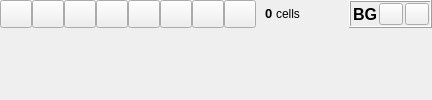
                 <widget class="QWidget" name="widget_2" native="true">
                  <property name="sizePolicy">
                   <sizepolicy hsizetype="Expanding" vsizetype="Preferred">
                    <horstretch>0</horstretch>
                    <verstretch>0</verstretch>
                   </sizepolicy>
                  </property>
                  <layout class="QVBoxLayout" name="verticalLayout">
                   <property name="spacing">
                    <number>0</number>
                   </property>
                   <property name="leftMargin">
                    <number>0</number>
                   </property>
                   <property name="topMargin">
                    <number>0</number>
                   </property>
                   <property name="rightMargin">
                    <number>0</number>
                   </property>
                   <property name="bottomMargin">
                    <number>0</number>
                   </property>
                   <item>
                    <widget class="QWidget" name="toolbar" native="true">
                     <property name="sizePolicy">
                      <sizepolicy hsizetype="Expanding" vsizetype="Minimum">
                       <horstretch>0</horstretch>
                       <verstretch>0</verstretch>
                      </sizepolicy>
                     </property>
                     <layout class="QHBoxLayout" name="horizontalLayout">
                      <property name="spacing">
                       <number>0</number>
                      </property>
                      <property name="leftMargin">
                       <number>0</number>
                      </property>
                      <property name="topMargin">
                       <number>0</number>
                      </property>
                      <property name="rightMargin">
                       <number>0</number>
                      </property>
                      <property name="bottomMargin">
                       <number>0</number>
                      </property>
                      <item>
                       <widget class="FlatPushButton" name="axis">
                        <property name="maximumSize">
                         <size>
                          <width>32</width>
                          <height>32</height>
                         </size>
                        </property>
                        <property name="toolTip">
                         <string> Set the axis direction based on the origin</string>
                        </property>
                        <property name="icon">
                         <iconset resource="../../../resource.qrc">
                          <normaloff>:/graphicsIcons/originAxes</normaloff>:/graphicsIcons/originAxes</iconset>
                        </property>
                        <property name="iconSize">
                         <size>
                          <width>22</width>
                          <height>22</height>
                         </size>
                        </property>
                        <property name="checkable">
                         <bool>true</bool>
                        </property>
                        <property name="checked">
                         <bool>false</bool>
                        </property>
                       </widget>
                      </item>
                      <item>
                       <widget class="FlatPushButton" name="cubeAxis">
                        <property name="maximumSize">
                         <size>
                          <width>32</width>
                          <height>32</height>
                         </size>
                        </property>
                        <property name="toolTip">
                         <string> Display x,y and z axis coordinates</string>
                        </property>
                        <property name="icon">
                         <iconset resource="../../../resource.qrc">
                          <normaloff>:/graphicsIcons/ruler.svg</normaloff>:/graphicsIcons/ruler.svg</iconset>
                        </property>
                        <property name="iconSize">
                         <size>
                          <width>24</width>
                          <height>24</height>
                         </size>
                        </property>
                        <property name="checkable">
                         <bool>true</bool>
                        </property>
                       </widget>
                      </item>
                      <item>
                       <widget class="FlatPushButton" name="ruler">
                        <property name="maximumSize">
                         <size>
                          <width>32</width>
                          <height>32</height>
                         </size>
                        </property>
                        <property name="toolTip">
                         <string>Ruler</string>
                        </property>
                        <property name="icon">
                         <iconset resource="../../../resource.qrc">
                          <normaloff>:/graphicsIcons/distance.svg</normaloff>:/graphicsIcons/distance.svg</iconset>
                        </property>
                        <property name="iconSize">
                         <size>
                          <width>24</width>
                          <height>24</height>
                         </size>
                        </property>
                        <property name="checkable">
                         <bool>true</bool>
                        </property>
                       </widget>
                      </item>
                      <item>
                       <widget class="FlatPushButton" name="perspective">
                        <property name="maximumSize">
                         <size>
                          <width>32</width>
                          <height>32</height>
                         </size>
                        </property>
                        <property name="toolTip">
                         <string> Toggle between Perspective and Orthogonal views</string>
                        </property>
                        <property name="icon">
                         <iconset resource="../../../resource.qrc">
                          <normaloff>:/graphicsIcons/2d-label-icon.svg</normaloff>:/graphicsIcons/2d-label-icon.svg</iconset>
                        </property>
                        <property name="iconSize">
                         <size>
                          <width>24</width>
                          <height>24</height>
                         </size>
                        </property>
                        <property name="checkable">
                         <bool>true</bool>
                        </property>
                       </widget>
                      </item>
                      <item>
                       <widget class="FlatPushButton" name="fit">
                        <property name="maximumSize">
                         <size>
                          <width>32</width>
                          <height>32</height>
                         </size>
                        </property>
                        <property name="toolTip">
                         <string> Show the entire model in the windows to fit the view</string>
                        </property>
                        <property name="icon">
                         <iconset resource="../../../resource.qrc">
                          <normaloff>:/icons/expand.svg</normaloff>:/icons/expand.svg</iconset>
                        </property>
                        <property name="iconSize">
                         <size>
                          <width>24</width>
                          <height>24</height>
                         </size>
                        </property>
                       </widget>
                      </item>
                      <item>
                       <widget class="FlatPushButton" name="alignAxis">
                        <property name="maximumSize">
                         <size>
                          <width>32</width>
                          <height>32</height>
                         </size>
                        </property>
                        <property name="toolTip">
                         <string> View the model from cross-section of the closest-axis, aligning with current state</string>
                        </property>
                        <property name="icon">
                         <iconset resource="../../../resource.qrc">
                          <normaloff>:/graphicsIcons/alignAxis.svg</normaloff>:/graphicsIcons/alignAxis.svg</iconset>
                        </property>
                        <property name="iconSize">
                         <size>
                          <width>24</width>
                          <height>24</height>
                         </size>
                        </property>
                       </widget>
                      </item>
                      <item>
                       <widget class="FlatPushButton" name="rotate">
                        <property name="maximumSize">
                         <size>
                          <width>32</width>
                          <height>32</height>
                         </size>
                        </property>
                        <property name="toolTip">
                         <string> Rotate the model by 90 degrees</string>
                        </property>
                        <property name="icon">
                         <iconset resource="../../../resource.qrc">
                          <normaloff>:/icons/reload.svg</normaloff>:/icons/reload.svg</iconset>
                        </property>
                        <property name="iconSize">
                         <size>
                          <width>24</width>
                          <height>24</height>
                         </size>
                        </property>
                       </widget>
                      </item>
                      <item>
                       <widget class="FlatPushButton" name="rotationCenter">
                        <property name="maximumSize">
                         <size>
                          <width>32</width>
                          <height>32</height>
                         </size>
                        </property>
                        <property name="toolTip">
                         <string>Rotation Center</string>
                        </property>
                        <property name="icon">
                         <iconset resource="../../../resource.qrc">
                          <normaloff>:/graphicsIcons/rotationCenter</normaloff>:/graphicsIcons/rotationCenter</iconset>
                        </property>
                        <property name="iconSize">
                         <size>
                          <width>24</width>
                          <height>24</height>
                         </size>
                        </property>
                        <property name="checkable">
                         <bool>true</bool>
                        </property>
                       </widget>
                      </item>
                      <item>
                       <widget class="QWidget" name="widget_17" native="true">
                        <layout class="QHBoxLayout" name="horizontalLayout_24">
                         <property name="spacing">
                          <number>3</number>
                         </property>
                         <property name="topMargin">
                          <number>0</number>
                         </property>
                         <property name="bottomMargin">
                          <number>0</number>
                         </property>
                         <item>
                          <widget class="QLabel" name="cellCount">
                           <property name="sizePolicy">
                            <sizepolicy hsizetype="Preferred" vsizetype="Fixed">
                             <horstretch>0</horstretch>
                             <verstretch>0</verstretch>
                            </sizepolicy>
                           </property>
                           <property name="font">
                            <font>
                             <pointsize>10</pointsize>
                             <bold>true</bold>
                            </font>
                           </property>
                           <property name="frameShape">
                            <enum>QFrame::Shape::NoFrame</enum>
                           </property>
                           <property name="text">
                            <string>0</string>
                           </property>
                          </widget>
                         </item>
                         <item>
                          <widget class="QLabel" name="label_62">
                           <property name="text">
                            <string>cells</string>
                           </property>
                          </widget>
                         </item>
                        </layout>
                       </widget>
                      </item>
                      <item>
                       <spacer name="horizontalSpacer">
                        <property name="orientation">
                         <enum>Qt::Orientation::Horizontal</enum>
                        </property>
                        <property name="sizeHint" stdset="0">
                         <size>
                          <width>40</width>
                          <height>20</height>
                         </size>
                        </property>
                       </spacer>
                      </item>
                      <item>
                       <widget class="QFrame" name="frame_2">
                        <property name="frameShape">
                         <enum>QFrame::Shape::Box</enum>
                        </property>
                        <property name="frameShadow">
                         <enum>QFrame::Shadow::Raised</enum>
                        </property>
                        <layout class="QHBoxLayout" name="horizontalLayout_27">
                         <property name="spacing">
                          <number>2</number>
                         </property>
                         <property name="leftMargin">
                          <number>2</number>
                         </property>
                         <property name="topMargin">
                          <number>1</number>
                         </property>
                         <property name="rightMargin">
                          <number>1</number>
                         </property>
                         <property name="bottomMargin">
                          <number>1</number>
                         </property>
                         <item>
                          <widget class="QLabel" name="label_64">
                           <property name="font">
                            <font>
                             <pointsize>12</pointsize>
                             <bold>true</bold>
                            </font>
                           </property>
                           <property name="text">
                            <string>BG</string>
                           </property>
                          </widget>
                         </item>
                         <item>
                          <widget class="QPushButton" name="bg2">
                           <property name="maximumSize">
                            <size>
                             <width>24</width>
                             <height>24</height>
                            </size>
                           </property>
                           <property name="text">
                            <string/>
                           </property>
                          </widget>
                         </item>
                         <item>
                          <widget class="QPushButton" name="bg1">
                           <property name="maximumSize">
                            <size>
                             <width>24</width>
                             <height>24</height>
                            </size>
                           </property>
                           <property name="text">
                            <string/>
                           </property>
                          </widget>
                         </item>
                        </layout>
                       </widget>
                      </item>
                     </layout>
                    </widget>
                   </item>
                   <item>
                    <widget class="RenderingWidget" name="renderingView" native="true">
                     <property name="sizePolicy">
                      <sizepolicy hsizetype="Preferred" vsizetype="Expanding">
                       <horstretch>0</horstretch>
                       <verstretch>0</verstretch>
                      </sizepolicy>
                     </property>
                     <property name="font">
                      <font>
                       <family>휴먼옛체</family>
                      </font>
                     </property>
                     <property name="contextMenuPolicy">
                      <enum>Qt::ContextMenuPolicy::CustomContextMenu</enum>
                     </property>
                    </widget>
                   </item>
                  </layout>
                 </widget>
